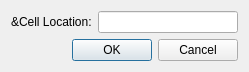
<?xml version="1.0" encoding="UTF-8"?>
<ui version="4.0">
 <class>GoToCellDialog</class>
 <widget class="QWidget" name="GoToCellDialog">
  <property name="geometry">
   <rect>
    <x>0</x>
    <y>0</y>
    <width>249</width>
    <height>69</height>
   </rect>
  </property>
  <property name="windowTitle">
   <string>Go to Cell</string>
  </property>
  <layout class="QVBoxLayout" name="verticalLayout">
   <item>
    <layout class="QHBoxLayout" name="horizontalLayout">
     <item>
      <widget class="QLabel" name="label">
       <property name="text">
        <string>&amp;Cell Location:</string>
       </property>
      </widget>
     </item>
     <item>
      <widget class="QLineEdit" name="lineEdit"/>
     </item>
    </layout>
   </item>
   <item>
    <widget class="QDialogButtonBox" name="buttonBox">
     <property name="enabled">
      <bool>true</bool>
     </property>
     <property name="standardButtons">
      <set>QDialogButtonBox::Cancel|QDialogButtonBox::Ok</set>
     </property>
    </widget>
   </item>
  </layout>
 </widget>
 <resources/>
 <connections/>
</ui>
